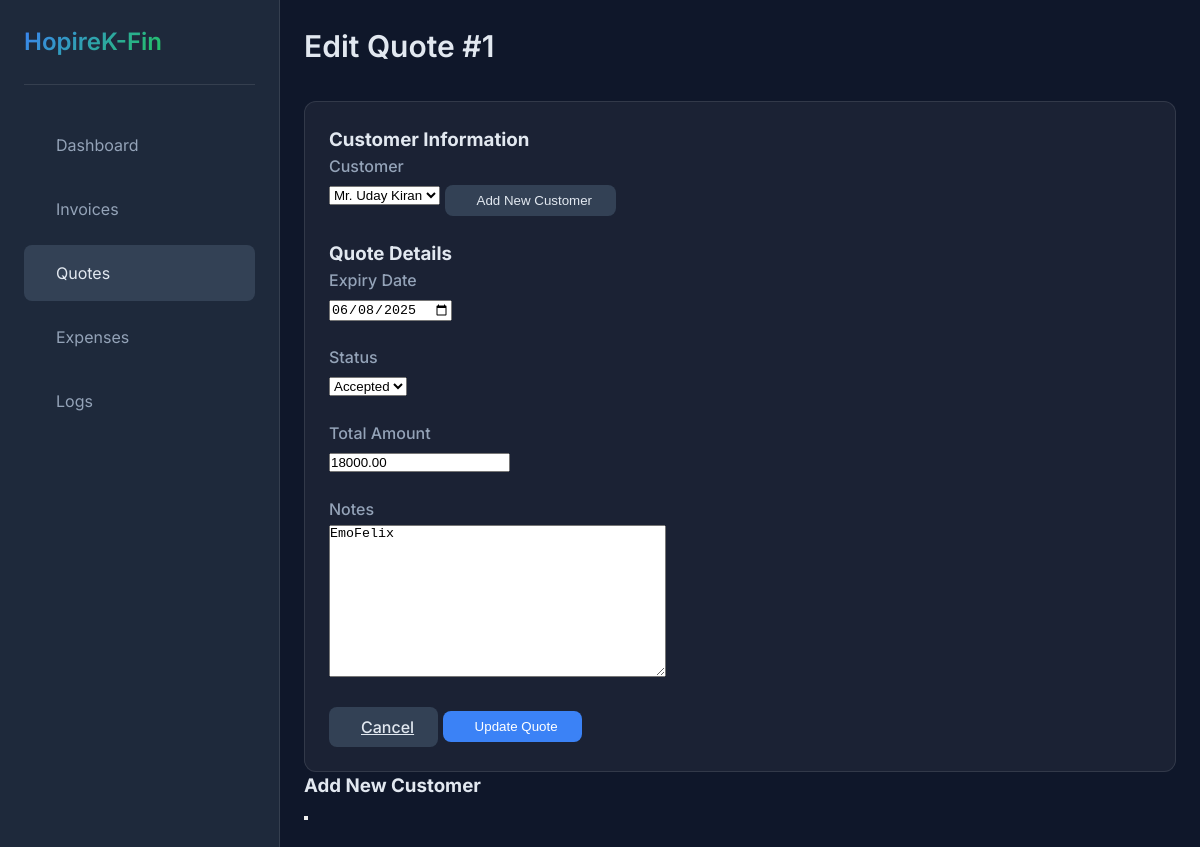
The app's page /quotes/1/edit/ (signed in) with its own data.
### core/models.py (models this page shows, shortened)
class Quote(models.Model):
    STATUS_CHOICES = [
        ('draft', 'Draft'),
        ('sent', 'Sent'),
        ('accepted', 'Accepted'),
        ('declined', 'Declined'),
    ]
    customer = models.ForeignKey(Customer, related_name='quotes', on_delete=models.CASCADE)
    created_at = models.DateTimeField(auto_now_add=True)
    expiry_date = models.DateField()
    status = models.CharField(max_length=20, choices=STATUS_CHOICES, default='draft')
    total_amount = models.DecimalField(max_digits=12, decimal_places=2, default=0)
    notes = models.TextField(blank=True)

### core/views.py (the view)
# urls.py: path('quotes/<int:pk>/edit/', views.quote_update, name='quote_update'),
@login_required
def quote_update(request, pk):
    quote = get_object_or_404(Quote, pk=pk)
    if request.method == 'POST':
        form = QuoteForm(request.POST, instance=quote)
        if form.is_valid():
            updated_quote = form.save()
            create_log(
                action='update',
                entity_type='quote',
                entity_id=quote.id,
                description=f"Updated quote #{quote.id} for {quote.customer.name}",
                amount=updated_quote.total_amount,
                user=request.user.username if request.user.is_authenticated else None
            )
            return redirect('quote_list')
    else:
        form = QuoteForm(instance=quote)
    return render(request, "quote_form.html", {"form": form, "quote": quote})

### core/forms.py
class QuoteForm(forms.ModelForm):
    class Meta:
        model = Quote
        fields = ['customer', 'expiry_date', 'status', 'total_amount', 'notes']

### core/models.py (called while the page is built)
    def __str__(self):
        return self.name

### templates/quote_form.html (shortened to what this page needs)
<!DOCTYPE html>
<html lang="en">
<head>
    <link rel="stylesheet" href="/static/style.css">
</head>
<body>
    {% extends "base.html" %}
    {% block page_title %}
        {% if quote %}Edit Quote #{{ quote.id }}{% else %}Create New Quote{% endif %}
    {% endblock %}
    {% block content %}
    <div class="form-page">
        <div class="card form-card">
            <form method="post" class="form-grid" id="quote-form">
                <div class="form-section">
                    <h3>Customer Information</h3>
                    <div class="form-row">
                        <div class="form-group">
                            <label for="id_customer" class="form-label">Customer</label>
                            {{ form.customer }}
                            <button type="button" class="btn btn-secondary btn-sm" onclick="openCustomerPopup()">
                                Add New Customer
                            </button>
                        </div>
                    </div>
                </div>
                <div class="form-section">
                    <h3>Quote Details</h3>
                    <div class="form-row">
                        <div class="form-group">
                            <label for="id_expiry_date" class="form-label">Expiry Date</label>
                            {{ form.expiry_date }}
                        </div>
                        <div class="form-group">
                            <label for="id_status" class="form-label">Status</label>
                            {{ form.status }}
                        </div>
                    </div>
                    <div class="form-row">
                        <div class="form-group">
                            <label for="id_total_amount" class="form-label">Total Amount</label>
                            {{ form.total_amount }}
                        </div>
                    </div>
                    <div class="form-row">
                        <div class="form-group full-width">
                            <label for="id_notes" class="form-label">Notes</label>
                            {{ form.notes }}
                        </div>
                    </div>
                </div>
                <div class="form-actions">
                    <a href="{% url 'quote_list' %}" class="btn btn-secondary">
                        Cancel
                    </a>
                    <button type="submit" class="btn btn-primary">
                        {% if quote %}Update{% else %}Create{% endif %} Quote
                    </button>
                </div>
            </form>
        </div>
    </div>
    <div id="customerPopup" class="popup">
        <div class="popup-content">
            <div class="popup-header">
                <h3>Add New Customer</h3>
                <button type="button" class="popup-close" onclick="closeCustomerPopup()">
                </button>
            </div>
        </div>
    </div>
    {% endblock %}

### static/style.css (style rules this page uses)
:root { --bg-dark: #0f172a; --surface-dark: #1e293b; --surface-dark-hover: #334155; --text-dark: #e2e8f0; --text-dark-secondary: #94a3b8; --accent-dark: #3b82f6; --accent-dark-hover: #2563eb; --success-dark: #22c55e; --warning-dark: #eab308; --error-dark: #ef4444; --border-dark: rgba(255, 255, 255, 0.1); --card-bg-dark: rgba(255, 255, 255, 0.05); --bg-light: #f1f5f9; --surface-light: #ffffff; --surface-light-hover: #f8fafc; --text-light: #0f172a; --text-light-secondary: #64748b; --accent-light: #2563eb; --accent-light-hover: #1d4ed8; --success-light: #16a34a; --warning-light: #ca8a04; --error-light: #dc2626; --border-light: rgba(0, 0, 0, 0.1); --card-bg-light: rgba(255, 255, 255, 0.8); --spacing-xs: 0.25rem; --spacing-sm: 0.5rem; --spacing-md: 1rem; --spacing-lg: 1.5rem; --spacing-xl: 2rem; --radius-sm: 0.25rem; --radius-md: 0.5rem; --radius-lg: 0.75rem; --radius-xl: 1rem; --shadow-sm: 0 1px 2px 0 rgb(0 0 0 / 0.05); --shadow-md: 0 4px 6px -1px rgb(0 0 0 / 0.1); --shadow-lg: 0 10px 15px -3px rgb(0 0 0 / 0.1); --transition-fast: 150ms cubic-bezier(0.4, 0, 0.2, 1); --transition-normal: 200ms cubic-bezier(0.4, 0, 0.2, 1); --transition-slow: 300ms cubic-bezier(0.4, 0, 0.2, 1); }
* { margin: 0; padding: 0; box-sizing: border-box; }
body { font-family: 'Inter', system-ui, -apple-system, sans-serif; font-size: 16px; line-height: 1.5; transition: background-color var(--transition-normal); -webkit-font-smoothing: antialiased; -moz-osx-font-smoothing: grayscale; }
.dark-theme { background-color: var(--bg-dark); color: var(--text-dark); }
.card { background: var(--card-bg-dark); border-radius: var(--radius-lg); padding: var(--spacing-lg); border: 1px solid var(--border-dark); transition: transform var(--transition-normal), box-shadow var(--transition-normal); }
.dark-theme .card { background: var(--card-bg-dark); border-color: var(--border-dark); }
.btn { display: inline-flex; align-items: center; gap: var(--spacing-sm); padding: var(--spacing-sm) var(--spacing-lg); border-radius: var(--radius-md); font-weight: 500; cursor: pointer; transition: all var(--transition-fast); border: none; }
.btn-primary { background: var(--accent-dark); color: white; }
.btn-secondary { background: var(--surface-dark-hover); color: var(--text-dark); }
.form-group { margin-bottom: var(--spacing-lg); }
.form-label { display: block; margin-bottom: var(--spacing-xs); color: var(--text-dark-secondary); font-weight: 500; }

### records on screen
Quote: id "1", customer "Mr. Uday Kiran", expiry_date "06/08/2025", status "Accepted", total_amount "18000.00", notes "EmoFelix"
